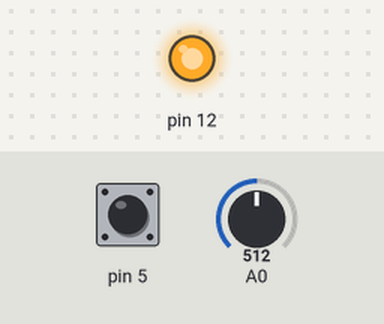
This sketch was run on a simulated Arduino Nano, built with avr-gcc and run on an emulated ATmega328P. On the bench: output pins drawn as LEDs (lit = HIGH). Inputs (shaded band) come from the test bench; at power-on: pin 5 LOW, A0 = 512. What the sketch prints to the serial monitor is not drawn.

Above: at 1.2 s.
1.3 s: pin 5 driven HIGH
At 2.1 s:
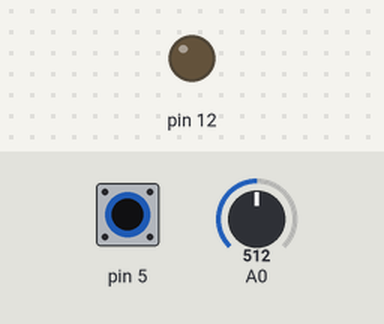
3.0 s: pin 5 driven LOW
At 5.7 s:
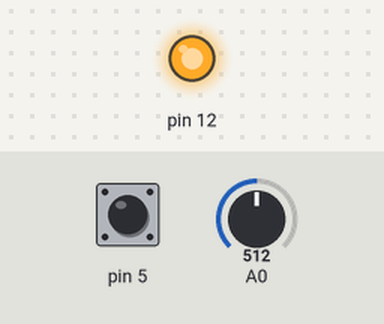
8.1 s: pin 5 pulsed HIGH 2 times (0.12 s each, 0.3 s apart)
At 8.9 s:
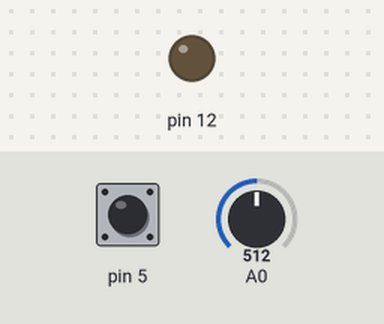
Timing chart, 0 to 12.7 s (numbered marks = the images above; inputs shaded):
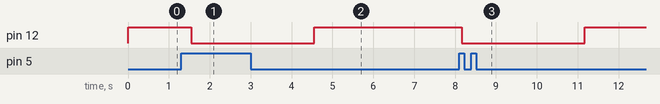

Measured:
- after the input at 1.3 s, pin 12: HIGH → LOW after 0.25 s
- after the input at 3.0 s, pin 12: LOW → HIGH after 1.6 s
- after the input at 8.1 s, pin 12: HIGH → LOW after 0.06 s, → HIGH 3.0 s later

The sketch:

nanoBoardPowerMain.ino
```cpp
/*
CÁLCULO DE CONSUMO DE ENERGIA ELÉTRICA:

TARIFAS:
ANEEL    - R$0.35806
ENERGISA - R$0.60080 + IMPOSTOS(~45%) = R$0.868610


RELAÇÃO JOULES x KWH:
1KWH = 1J/36000000

EQUAÇÃO:
E(R$) = ((MEDIAPOTENCIA(W) x TEMPO(S))/3600000) x TARIFA(R$)

OBS:
A MÉDIA DA POTÊNCIA AFERIDA -> USAR vetor_dinâmico[lista];
TEMPO NO BANHO -> USAR A FUNÇÃO millis();

NO ARDUINO NANO A LISTA CHEGA SOMENTE ATÉ 32 POSIÇÕES...

*/

float vetCorrente[300];
unsigned long oldTime = 0;
float* list;
size_t count;
unsigned long tempo_minutos = 0;
size_t capacity;
//bool fim_banho = false;
#define TARIFA 0.8686
bool concluir = false;
//float E = 0;
//float media_potencia = 0;
//float potencia;

void setup()
{
  Serial.begin(115200);
  pinMode(A0, INPUT);
  pinMode(5, INPUT);
  pinMode(12, OUTPUT);
  CreateList(1);//inicializa vetor dinâmico
}

void loop()
{
  bool fim_banho = false;
  float potencia;
  if(digitalRead(5))
  {
    fim_banho = true;
    digitalWrite(12, LOW);
    oldTime = 0;
    //tempo_minutos = 0;
  }
  else
  {
    fim_banho = false;
    digitalWrite(12, HIGH);
    potencia = afereCorrente();
    concluir = false;
  }

  // Processa a cada 1 minuto, não entra potencia zero...
  if(((millis() - oldTime) > 1000) && (fim_banho == false) && (potencia != 0))
  {
    Serial.println("Salvando potência no vetor!");
    AddItem(potencia);
    printList();
    oldTime = millis();
    //concluir = false;
    tempo_minutos++;
  }

  if(fim_banho && (concluir == false))
  {
    delay(3000);
    fechaConta();
  }
}

// FINALIZA AS COLETAS E REALIZA CÁLCULO DE CONSUMO
void fechaConta()
{

  //tempo_minutos = 40;

  Serial.println();
  Serial.print("Tempo: ");
  Serial.print(tempo_minutos);
  Serial.print(" minutos");
  Serial.println();
  float E = 0;
  float media_potencia = 0;
  for (size_t index = 0; index < count; index++)
  {
    media_potencia = media_potencia + list[index];
    /*
    Serial.println();
    Serial.print("Soma Potência: ");
    Serial.print(media_potencia);
    Serial.println();
    */
  }
  media_potencia = media_potencia/tempo_minutos;

  //media_potencia = 3200;

  Serial.println();
  Serial.print("Media Potência: ");
  Serial.print(media_potencia);
  Serial.print(" W");
  Serial.println();


  //CÁLCULO DE CONSUMO: tempo_minutos é dado em minutos e só conta se o chuveiro estiver consumindo...

  Serial.println();
  Serial.print("Tarifa: R$");
  Serial.print(TARIFA);
  Serial.println();
  if(tempo_minutos != 0)
      E = (((media_potencia * (tempo_minutos*60))/3600000) * TARIFA);
  else E = 0.00;
  delete[] list;
  CreateList(1);//inicializa vetor dinâmico
  Serial.println();
  Serial.print("Consumo Total: R$");
  Serial.print(E);
  Serial.println();
  Serial.println();
  Serial.println("Banho Concluído!");
  Serial.println();
  tempo_minutos = 0;
  concluir = true;
}


float afereCorrente()
{
  double maior_Valor = 0;
  double valor_Corrente = 0;
  float tensao = 220;
  float potencia = 0;

  for(int i = 0; i < 300; i++)
  {
    vetCorrente[i] = analogRead(A0);
    delayMicroseconds(600);
  }

  for(int i = 0; i < 300; i++)
  {
    if(maior_Valor < vetCorrente[i])
    {
      maior_Valor = vetCorrente[i];
    }
  }
  //Serial.println(maior_Valor); // VALOR DECIMAL 10bit
  maior_Valor = maior_Valor * 0.004882812;
  valor_Corrente = maior_Valor - 2.5;
  valor_Corrente = valor_Corrente * 1000;
  valor_Corrente = valor_Corrente / 66;  //sensibilidade : 66mV/A para ACS712 30A / 185mV/A para ACS712 5A
  valor_Corrente = valor_Corrente / 1.41421356;
  if(valor_Corrente <= 0.500)
  {
    valor_Corrente = 0;
  }
  Serial.println();
  Serial.print("Corrente = ");
  Serial.print(valor_Corrente);
  Serial.println(" A");

  potencia = valor_Corrente * tensao;

  Serial.print("Potencia = ");
  Serial.print(potencia);
  Serial.println(" W");

  Serial.print(".");
  delay(100);
  Serial.print(".");
  delay(100);
  Serial.print(".");
  delay(100);

  Serial.println("");
  return potencia;
}

// Crear una nueva lista
void CreateList(size_t _capacity)
{
  list = new float[_capacity];
  capacity = _capacity;
  count = 0;
}

// Añadir elemento al final de la lista
void AddItem(float item)
{
  ++count;

  if (count > capacity)
  {
    size_t newSize = capacity + 1;
    resize(newSize);
  }

  list[count - 1] = item;
}

/* Eliminar ultimo elemento de la lista
void RemoveTail()
{
  --count;
}

// Reducir capacidad de la lista al numero de elementos
void Trim()
{
  resize(count);
}
*/
// Reescalar lista
void resize(size_t newCapacity)
{
  float* newList = new float[newCapacity];
  memmove(newList, list, count  * sizeof(float));
  delete[] list;
  capacity = newCapacity;
  list = newList;
}

// Muestra la lista por Serial para debug
void printList()
{
  /*
  Serial.println();
  Serial.print("Capacidade da Lista:");
  Serial.print(capacity);
  Serial.println();
  */

  Serial.print("  Número de Coletas:");
  Serial.print(count);

  Serial.println();

  Serial.print("  Itens: ");
  for (size_t index = 0; index < count; index++)
  {
    Serial.print(list[index]);
    Serial.print(" / ");
  }
  Serial.println();
}
```
